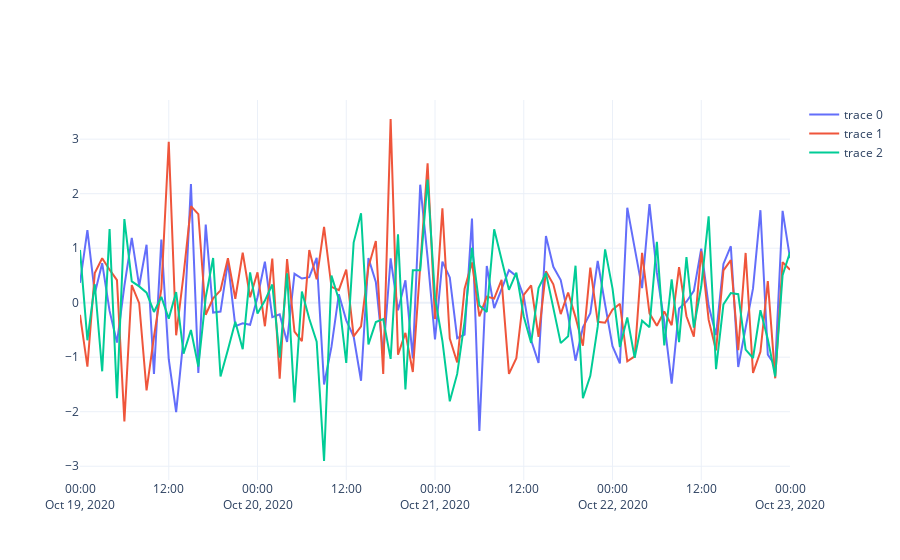

Source (notebook cell):
### Markdown cell above
And visualize it with the `TimeSeriesDataset.plot()` function

### Code cell
tsd.plot()
